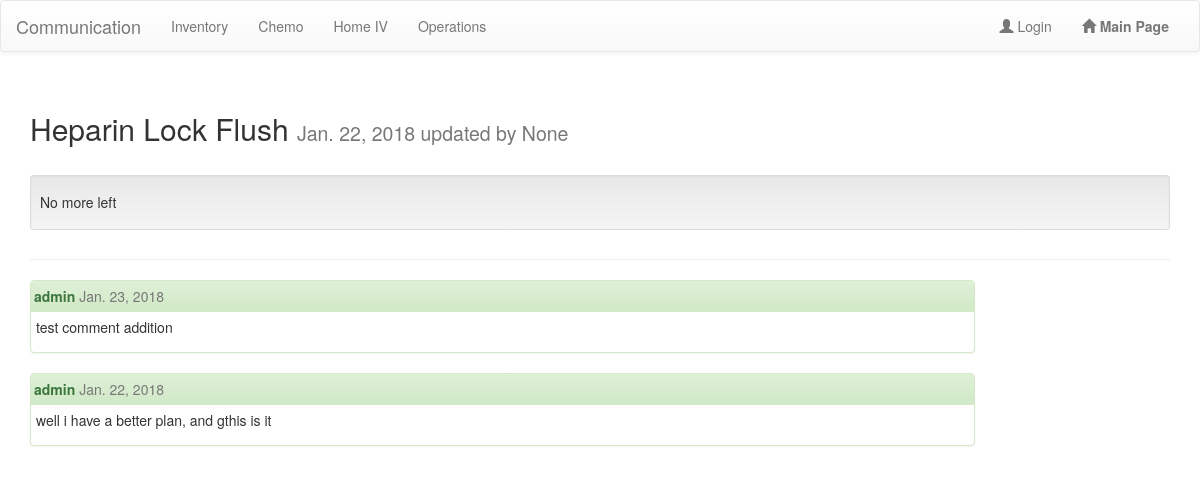
/staffcom/detail/23/, run on an earlier commit of the app's database.
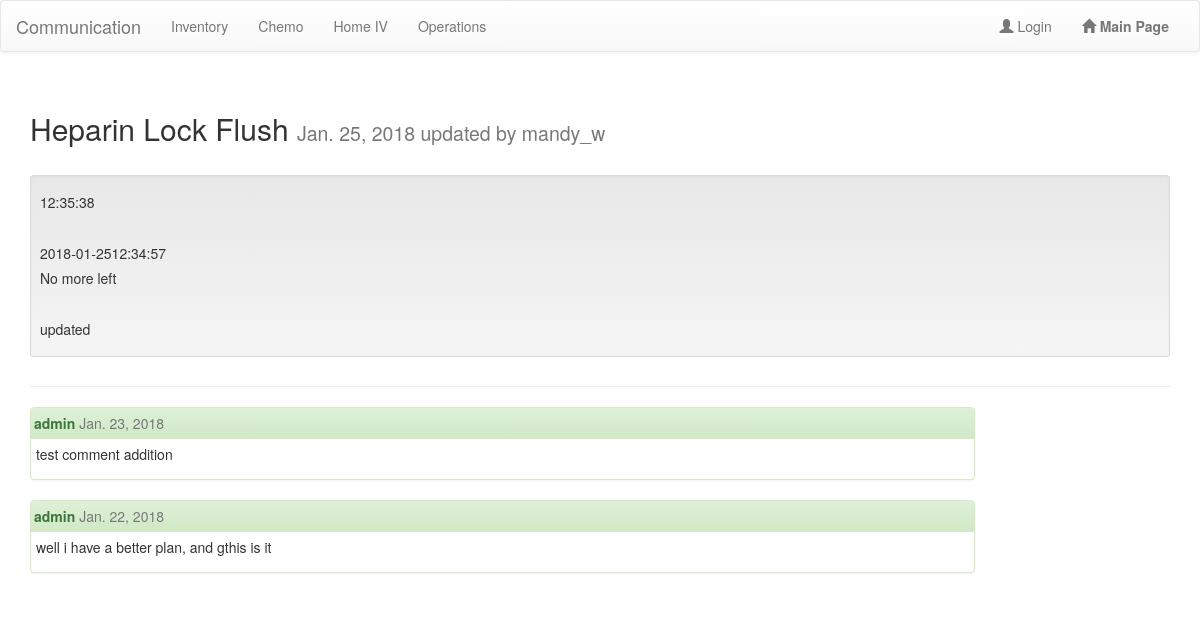
And on a later commit of the database.
### staffcom/models.py (models this page shows, shortened)
class Comm_Item(models.Model):
	comm_types = [('Inventory','Inventory'),('Chemo','Chemo'),('Operation', 'Operation'), ('HomeIV','HOMEIV'),]
	title = models.CharField(max_length = 200, unique = True, help_text = "<br/>This could be drug name, or shift name, refer to guidelines of use.")
	comm_type = models.CharField(max_length=10, choices=comm_types, default = 'OPS')
	descr = HTMLField()
	date = models.DateField(auto_now=True)
	visible = models.BooleanField(default=True)
	created_by = models.ForeignKey(User, default = "", null=True, blank=True)

class comment(models.Model):
	content = HTMLField()
	date_time = models.DateField(auto_now=True)
	link_to_comm = models.ForeignKey('staffcom.Comm_Item',
		related_name = "comments" ,on_delete = models.CASCADE)
	username = models.ForeignKey(User, default = "")

### staffcom/views.py (the view)
# urls.py: url(r'^detail/(?P<pk>\d+)/$', staff_view.DetailPostView.as_view(), name = 'details'),
class DetailPostView(DetailView):
	context_object_name = 'post'
	template_name = 'staffcom/detail.html'
	model = Comm_Item
	def get_context_data(self, **kwargs):
		post_pk = self.kwargs['pk']
		context = super(DetailPostView, self).get_context_data(**kwargs)
		context['comments'] = Comm_Item.objects.get(pk = post_pk).comments.all().order_by('-date_time')
		return context

### staffcom/templatetags/app_filters.py (called while the page is built)
@register.filter(name='get_usn')
def get_username(value):
	user = User.objects.get(pk=value)
	return user.username

### staffcom/templates/staffcom/detail.html (shortened to what this page needs)
{% extends 'staffcom/mainpage.html' %}
{% load app_filters %}
{% block content %}
<div class='container'>
	<div class = 'page-header'>
		<h2>{{ post.title }}
		<small>{{post.date}} updated by {{post.created_by}}</small></h2>
		<br>
		<div class ='well well-sm'><h5>{{ post.descr | safe }}</h5></div>
	</div>
	<p>
	{% for comment in comments %}
	<div class = 'row'>
		<div class="col-sm-10">
			<div class="panel panel-success">
			<div class="panel-heading">
			<strong>{{ comment.username_id | get_usn }}</strong>
			<span class="text-muted">{{ comment.date_time }}</span>
			</div>
			<div class="panel-body">
			{{comment.content | safe }}
			</div>
			</div>
		</div>
	</div>
	{% endfor %}
</div>
{% endblock %}

### staffcom/templates/staffcom/mainpage.html (shortened to what this page needs)
{% load static %}
{% load admin_urls %}
<!doctype html>
<html lang="en">
<head>
	<link rel="stylesheet" href="https://maxcdn.bootstrapcdn.com/bootstrap/3.3.7/css/bootstrap.min.css">
	<link rel="stylesheet" href="https://maxcdn.bootstrapcdn.com/bootstrap/3.3.7/css/bootstrap-theme.min.css">
</head>
<body>
<nav class="navbar navbar-default">
  <div class="container-fluid">
    <div class="navbar-header">
      <a class="navbar-brand" href="{% url 'inventory' %}">Communication</a>
    </div>
    <div class="collapse navbar-collapse" id="bs-example-navbar-collapse-1">
      <ul class="nav navbar-nav">
        <li class='nav-item'><a href="{% url 'inventory' %}">Inventory</a></li>
        <li class='nav-item'><a href="{% url 'chemo' %}">Chemo</a></li>
        <li class='nav-item'><a href="{% url 'homeiv' %}">Home IV</a></li>
        <li class='nav-item'><a href="{% url 'ops' %}">Operations</a></li>
      </ul>
      <ul class="nav navbar-nav navbar-right">
        {% if user.is_authenticated %}
        <li class='nav-item'><a href="{% url 'logout' %}"><span class='glyphicon glyphicon-off'></span> Logout</a></li>
        {% else %}
        <li class='nav-item'><a href="{% url 'login' %}"><span class='glyphicon glyphicon-user'></span> Login</a></li>
        {% endif %}
        <li class='nav-item'><a href="{% url 'homepage' %}"><span class='glyphicon glyphicon-home'></span>
        <strong>Main Page</strong></a></li>
      </ul>
    </div>
  </div>
</nav>
<div class='container-fluid'>
    {% block content %}
    {% endblock %}
</div>
</body>
</html>

What changed in the data, as far as the page shows it:
changed Comm_Item "Heparin Lock Flush": date "Jan. 22, 2018" → "Jan. 25, 2018"; created_by "None" → "mandy_w"; descr "No more left" → "12:35:38 2018-01-2512:34:57 No more left updated"
